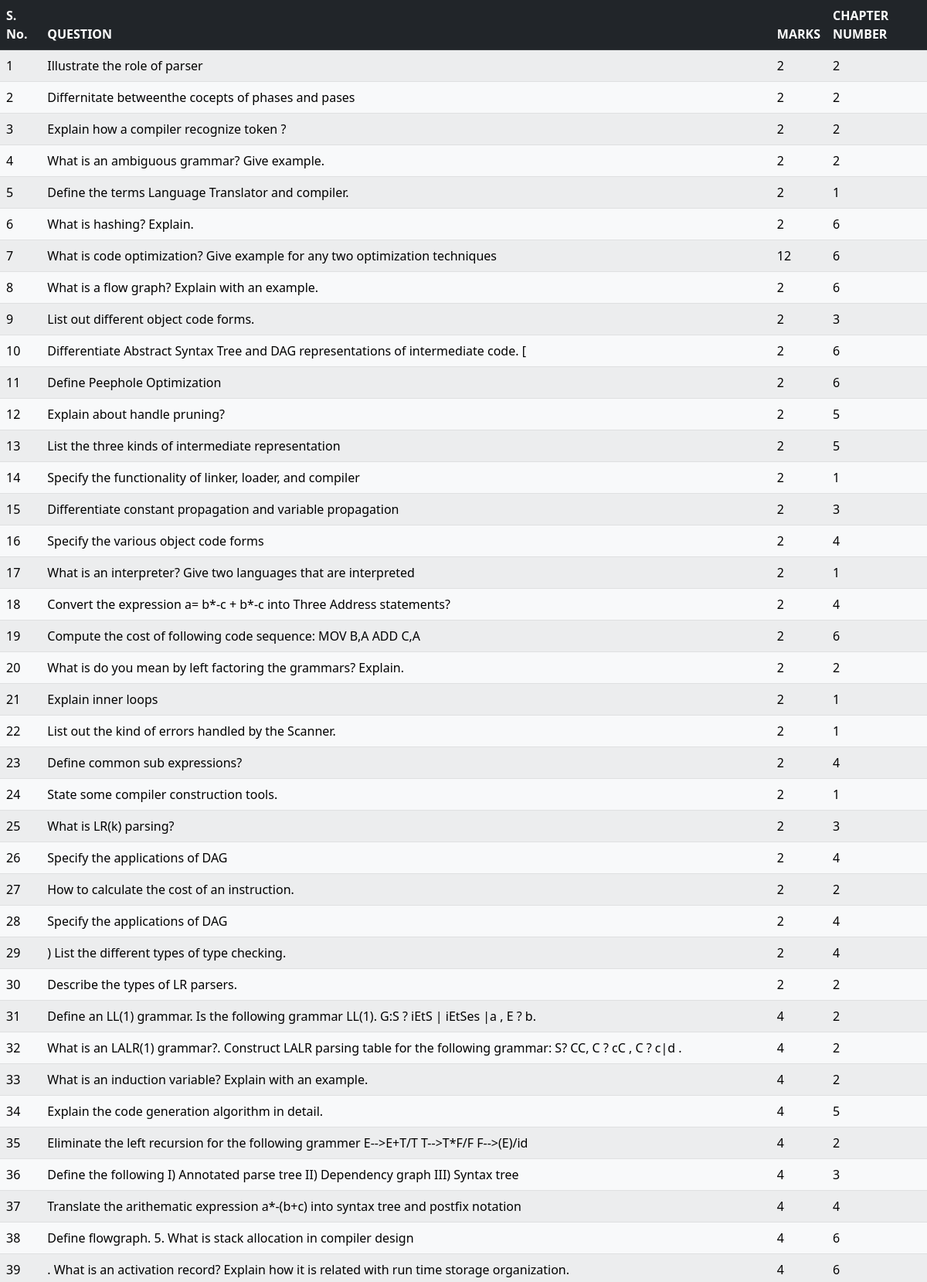
The page /questions/CD (upper part) on the database its author committed.
### main/models.py (models this page shows)
class questionBank(models.Model):
    ques=models.TextField(default="sample question")
    marks=models.IntegerField(default=0)
    chapter_number=models.IntegerField(default=0)
    subj=models.CharField(max_length=20,default="CSE")

### main/views.py (the view)
# urls.py: path('questions/<str:subj>', views.viewQuestions, name='questions'),
def viewQuestions(request,subj):
    context = {}
    questions = models.questionBank.objects.filter(subj=subj)
    context = {'questions':questions}
    return render(request,'main/questions.html',context)

### templates/main/questions.html (shortened to what this page needs)
<!DOCTYPE html>
<html lang="en">
<link href="https://cdn.jsdelivr.net/npm/bootstrap@5.2.0-beta1/dist/css/bootstrap.min.css" rel="stylesheet">
<head>
</head>
<body>
    <table class="table table-hover table-light table-striped">
        <thead class="table-dark">
          <tr>
            <th scope="col">S. No.</th>
            <th scope="col">QUESTION</th>
            <th scope="col">MARKS</th>
            <th scope="col">CHAPTER NUMBER</th>
          </tr>
        </thead>
        <tbody >
          {% for question in questions %}
          <tr>
            <td>{{forloop.counter}}</td>
            <td>{{question.ques}}</td>
            <td>{{question.marks}}</td>
            <td>{{question.chapter_number}}</td>
          </tr>
          {% endfor %}
        </tbody>
      </table>
</body>
</html>

### rows shown on the page
questionBank: ques "Illustrate the role of parser", marks "2", chapter_number "2"
questionBank: ques "Differnitate betweenthe cocepts of phases and pases", marks "2", chapter_number "2"
questionBank: ques "Explain how a compiler recognize token ?", marks "2", chapter_number "2"
questionBank: ques "What is an ambiguous grammar? Give example.", marks "2", chapter_number "2"
questionBank: ques "Define the terms Language Translator and compiler.", marks "2", chapter_number "1"
questionBank: ques "What is hashing? Explain.", marks "2", chapter_number "6"
questionBank: ques "What is code optimization? Give example for any two optimization techniques", marks "12", chapter_number "6"
questionBank: ques "What is a flow graph? Explain with an example.", marks "2", chapter_number "6"
questionBank: ques "List out different object code forms.", marks "2", chapter_number "3"
questionBank: ques "Differentiate Abstract Syntax Tree and DAG representations of intermediate code. [", marks "2", chapter_number "6"
questionBank: ques "Define Peephole Optimization", marks "2", chapter_number "6"
questionBank: ques "Explain about handle pruning?", marks "2", chapter_number "5"
questionBank: ques "List the three kinds of intermediate representation", marks "2", chapter_number "5"
questionBank: ques "Specify the functionality of linker, loader, and compiler", marks "2", chapter_number "1"
questionBank: ques "Differentiate constant propagation and variable propagation", marks "2", chapter_number "3"
questionBank: ques "Specify the various object code forms", marks "2", chapter_number "4"
questionBank: ques "What is an interpreter? Give two languages that are interpreted", marks "2", chapter_number "1"
questionBank: ques "Convert the expression a= b*-c + b*-c into Three Address statements?", marks "2", chapter_number "4"
questionBank: ques "Compute the cost of following code sequence: MOV B,A ADD C,A", marks "2", chapter_number "6"
questionBank: ques "What is do you mean by left factoring the grammars? Explain.", marks "2", chapter_number "2"
questionBank: ques "Explain inner loops", marks "2", chapter_number "1"
questionBank: ques "List out the kind of errors handled by the Scanner.", marks "2", chapter_number "1"
questionBank: ques "Define common sub expressions?", marks "2", chapter_number "4"
questionBank: ques "State some compiler construction tools.", marks "2", chapter_number "1"
questionBank: ques "What is LR(k) parsing?", marks "2", chapter_number "3"
questionBank: ques "Specify the applications of DAG", marks "2", chapter_number "4"
questionBank: ques "How to calculate the cost of an instruction.", marks "2", chapter_number "2"
questionBank: ques "Specify the applications of DAG", marks "2", chapter_number "4"
questionBank: ques ") List the different types of type checking.", marks "2", chapter_number "4"
questionBank: ques "Describe the types of LR parsers.", marks "2", chapter_number "2"
questionBank: ques "Define an LL(1) grammar. Is the following grammar LL(1). G:S ? iEtS | iEtSes |a , E ? b.", marks "4", chapter_number "2"
questionBank: ques "What is an LALR(1) grammar?. Construct LALR parsing table for the following grammar: S? CC, C ? cC , C ? c|d .", marks "4", chapter_number "2"
questionBank: ques "What is an induction variable? Explain with an example.", marks "4", chapter_number "2"
questionBank: ques "Explain the code generation algorithm in detail.", marks "4", chapter_number "5"
questionBank: ques "Eliminate the left recursion for the following grammer E-->E+T/T T-->T*F/F F-->(E)/id", marks "4", chapter_number "2"
questionBank: ques "Define the following I) Annotated parse tree II) Dependency graph III) Syntax tree", marks "4", chapter_number "3"
questionBank: ques "Translate the arithematic expression a*-(b+c) into syntax tree and postfix notation", marks "4", chapter_number "4"
questionBank: ques "Define flowgraph. 5. What is stack allocation in compiler design", marks "4", chapter_number "6"
questionBank: ques ". What is an activation record? Explain how it is related with run time storage organization.", marks "4", chapter_number "6"
